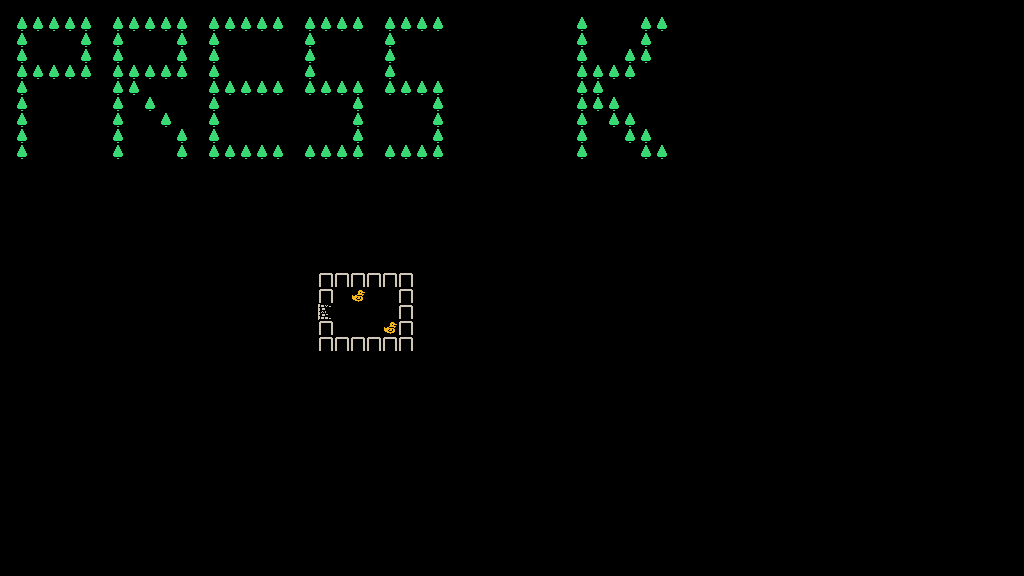

Below is a game level as drawn by its tile map, then a one-line description and the .tmx file that defines it, in full:
An orthogonal 64x36 tile map with 16x16 px tiles, 1 tile layer (Tile Layer 1).

<map version="1.5" tiledversion="1.7.2" orientation="orthogonal" renderorder="right-down" width="64" height="36" tilewidth="16" tileheight="16" infinite="0" nextlayerid="2" nextobjectid="1">
 <editorsettings>
  <export format="csv" />
 </editorsettings>
 <tileset firstgid="1" source="../art/Lonely Tribes Set.tsx" />
 <layer id="1" name="Tile Layer 1" width="64" height="36" offsetx="-2" offsety="0.333333">
  <data encoding="csv">
0,0,0,0,0,0,0,0,0,0,0,0,0,0,0,0,0,0,0,0,0,0,0,0,0,0,0,0,0,0,0,0,0,0,0,0,0,0,0,0,0,0,0,0,0,0,0,0,0,0,0,0,0,0,0,0,0,0,0,0,0,0,0,0,
0,49,49,49,49,49,0,49,49,49,49,49,0,49,49,49,49,49,0,49,49,49,49,0,49,49,49,49,0,0,0,0,0,0,0,0,49,0,0,0,49,49,0,0,0,0,0,0,0,0,0,0,0,0,0,0,0,0,0,0,0,0,0,0,
0,49,0,0,0,49,0,49,0,0,0,49,0,49,0,0,0,0,0,49,0,0,0,0,49,0,0,0,0,0,0,0,0,0,0,0,49,0,0,0,49,0,0,0,0,0,0,0,0,0,0,0,0,0,0,0,0,0,0,0,0,0,0,0,
0,49,0,0,0,49,0,49,0,0,0,49,0,49,0,0,0,0,0,49,0,0,0,0,49,0,0,0,0,0,0,0,0,0,0,0,49,0,0,49,49,0,0,0,0,0,0,0,0,0,0,0,0,0,0,0,0,0,0,0,0,0,0,0,
0,49,49,49,49,49,0,49,49,49,49,49,0,49,0,0,0,0,0,49,0,0,0,0,49,0,0,0,0,0,0,0,0,0,0,0,49,49,49,49,0,0,0,0,0,0,0,0,0,0,0,0,0,0,0,0,0,0,0,0,0,0,0,0,
0,49,0,0,0,0,0,49,49,0,0,0,0,49,49,49,49,49,0,49,49,49,49,0,49,49,49,49,0,0,0,0,0,0,0,0,49,49,0,0,0,0,0,0,0,0,0,0,0,0,0,0,0,0,0,0,0,0,0,0,0,0,0,0,
0,49,0,0,0,0,0,49,0,49,0,0,0,49,0,0,0,0,0,0,0,0,49,0,0,0,0,49,0,0,0,0,0,0,0,0,49,49,49,0,0,0,0,0,0,0,0,0,0,0,0,0,0,0,0,0,0,0,0,0,0,0,0,0,
0,49,0,0,0,0,0,49,0,0,49,0,0,49,0,0,0,0,0,0,0,0,49,0,0,0,0,49,0,0,0,0,0,0,0,0,49,0,49,49,0,0,0,0,0,0,0,0,0,0,0,0,0,0,0,0,0,0,0,0,0,0,0,0,
0,49,0,0,0,0,0,49,0,0,0,49,0,49,0,0,0,0,0,0,0,0,49,0,0,0,0,49,0,0,0,0,0,0,0,0,49,0,0,49,49,0,0,0,0,0,0,0,0,0,0,0,0,0,0,0,0,0,0,0,0,0,0,0,
0,49,0,0,0,0,0,49,0,0,0,49,0,49,49,49,49,49,0,49,49,49,49,0,49,49,49,49,0,0,0,0,0,0,0,0,49,0,0,0,49,49,0,0,0,0,0,0,0,0,0,0,0,0,0,0,0,0,0,0,0,0,0,0,
0,0,0,0,0,0,0,0,0,0,0,0,0,0,0,0,0,0,0,0,0,0,0,0,0,0,0,0,0,0,0,0,0,0,0,0,0,0,0,0,0,0,0,0,0,0,0,0,0,0,0,0,0,0,0,0,0,0,0,0,0,0,0,0,
0,0,0,0,0,0,0,0,0,0,0,0,0,0,0,0,0,0,0,0,0,0,0,0,0,0,0,0,0,0,0,0,0,0,0,0,0,0,0,0,0,0,0,0,0,0,0,0,0,0,0,0,0,0,0,0,0,0,0,0,0,0,0,0,
0,0,0,0,0,0,0,0,0,0,0,0,0,0,0,0,0,0,0,0,0,0,0,0,0,0,0,0,0,0,0,0,0,0,0,0,0,0,0,0,0,0,0,0,0,0,0,0,0,0,0,0,0,0,0,0,0,0,0,0,0,0,0,0,
0,0,0,0,0,0,0,0,0,0,0,0,0,0,0,0,0,0,0,0,0,0,0,0,0,0,0,0,0,0,0,0,0,0,0,0,0,0,0,0,0,0,0,0,0,0,0,0,0,0,0,0,0,0,0,0,0,0,0,0,0,0,0,0,
0,0,0,0,0,0,0,0,0,0,0,0,0,0,0,0,0,0,0,0,0,0,0,0,0,0,0,0,0,0,0,0,0,0,0,0,0,0,0,0,0,0,0,0,0,0,0,0,0,0,0,0,0,0,0,0,0,0,0,0,0,0,0,0,
0,0,0,0,0,0,0,0,0,0,0,0,0,0,0,0,0,0,0,0,0,0,0,0,0,0,0,0,0,0,0,0,0,0,0,0,0,0,0,0,0,0,0,0,0,0,0,0,0,0,0,0,0,0,0,0,0,0,0,0,0,0,0,0,
0,0,0,0,0,0,0,0,0,0,0,0,0,0,0,0,0,0,0,0,0,0,0,0,0,0,0,0,0,0,0,0,0,0,0,0,0,0,0,0,0,0,0,0,0,0,0,0,0,0,0,0,0,0,0,0,0,0,0,0,0,0,0,0,
0,0,0,0,0,0,0,0,0,0,0,0,0,0,0,0,0,0,0,0,489,489,489,489,489,489,0,0,0,0,0,0,0,0,0,0,0,0,0,0,0,0,0,0,0,0,0,0,0,0,0,0,0,0,0,0,0,0,0,0,0,0,0,0,
0,0,0,0,0,0,0,0,0,0,0,0,0,0,0,0,0,0,0,0,489,0,362,0,0,489,0,0,0,0,0,0,0,0,0,0,0,0,0,0,0,0,0,0,0,0,0,0,0,0,0,0,0,0,0,0,0,0,0,0,0,0,0,0,
0,0,0,0,0,0,0,0,0,0,0,0,0,0,0,0,0,0,0,0,67,0,0,0,0,489,0,0,0,0,0,0,0,0,0,0,0,0,0,0,0,0,0,0,0,0,0,0,0,0,0,0,0,0,0,0,0,0,0,0,0,0,0,0,
0,0,0,0,0,0,0,0,0,0,0,0,0,0,0,0,0,0,0,0,489,0,0,0,362,489,0,0,0,0,0,0,0,0,0,0,0,0,0,0,0,0,0,0,0,0,0,0,0,0,0,0,0,0,0,0,0,0,0,0,0,0,0,0,
0,0,0,0,0,0,0,0,0,0,0,0,0,0,0,0,0,0,0,0,489,489,489,489,489,489,0,0,0,0,0,0,0,0,0,0,0,0,0,0,0,0,0,0,0,0,0,0,0,0,0,0,0,0,0,0,0,0,0,0,0,0,0,0,
0,0,0,0,0,0,0,0,0,0,0,0,0,0,0,0,0,0,0,0,0,0,0,0,0,0,0,0,0,0,0,0,0,0,0,0,0,0,0,0,0,0,0,0,0,0,0,0,0,0,0,0,0,0,0,0,0,0,0,0,0,0,0,0,
0,0,0,0,0,0,0,0,0,0,0,0,0,0,0,0,0,0,0,0,0,0,0,0,0,0,0,0,0,0,0,0,0,0,0,0,0,0,0,0,0,0,0,0,0,0,0,0,0,0,0,0,0,0,0,0,0,0,0,0,0,0,0,0,
0,0,0,0,0,0,0,0,0,0,0,0,0,0,0,0,0,0,0,0,0,0,0,0,0,0,0,0,0,0,0,0,0,0,0,0,0,0,0,0,0,0,0,0,0,0,0,0,0,0,0,0,0,0,0,0,0,0,0,0,0,0,0,0,
0,0,0,0,0,0,0,0,0,0,0,0,0,0,0,0,0,0,0,0,0,0,0,0,0,0,0,0,0,0,0,0,0,0,0,0,0,0,0,0,0,0,0,0,0,0,0,0,0,0,0,0,0,0,0,0,0,0,0,0,0,0,0,0,
0,0,0,0,0,0,0,0,0,0,0,0,0,0,0,0,0,0,0,0,0,0,0,0,0,0,0,0,0,0,0,0,0,0,0,0,0,0,0,0,0,0,0,0,0,0,0,0,0,0,0,0,0,0,0,0,0,0,0,0,0,0,0,0,
0,0,0,0,0,0,0,0,0,0,0,0,0,0,0,0,0,0,0,0,0,0,0,0,0,0,0,0,0,0,0,0,0,0,0,0,0,0,0,0,0,0,0,0,0,0,0,0,0,0,0,0,0,0,0,0,0,0,0,0,0,0,0,0,
0,0,0,0,0,0,0,0,0,0,0,0,0,0,0,0,0,0,0,0,0,0,0,0,0,0,0,0,0,0,0,0,0,0,0,0,0,0,0,0,0,0,0,0,0,0,0,0,0,0,0,0,0,0,0,0,0,0,0,0,0,0,0,0,
0,0,0,0,0,0,0,0,0,0,0,0,0,0,0,0,0,0,0,0,0,0,0,0,0,0,0,0,0,0,0,0,0,0,0,0,0,0,0,0,0,0,0,0,0,0,0,0,0,0,0,0,0,0,0,0,0,0,0,0,0,0,0,0,
0,0,0,0,0,0,0,0,0,0,0,0,0,0,0,0,0,0,0,0,0,0,0,0,0,0,0,0,0,0,0,0,0,0,0,0,0,0,0,0,0,0,0,0,0,0,0,0,0,0,0,0,0,0,0,0,0,0,0,0,0,0,0,0,
0,0,0,0,0,0,0,0,0,0,0,0,0,0,0,0,0,0,0,0,0,0,0,0,0,0,0,0,0,0,0,0,0,0,0,0,0,0,0,0,0,0,0,0,0,0,0,0,0,0,0,0,0,0,0,0,0,0,0,0,0,0,0,0,
0,0,0,0,0,0,0,0,0,0,0,0,0,0,0,0,0,0,0,0,0,0,0,0,0,0,0,0,0,0,0,0,0,0,0,0,0,0,0,0,0,0,0,0,0,0,0,0,0,0,0,0,0,0,0,0,0,0,0,0,0,0,0,0,
0,0,0,0,0,0,0,0,0,0,0,0,0,0,0,0,0,0,0,0,0,0,0,0,0,0,0,0,0,0,0,0,0,0,0,0,0,0,0,0,0,0,0,0,0,0,0,0,0,0,0,0,0,0,0,0,0,0,0,0,0,0,0,0,
0,0,0,0,0,0,0,0,0,0,0,0,0,0,0,0,0,0,0,0,0,0,0,0,0,0,0,0,0,0,0,0,0,0,0,0,0,0,0,0,0,0,0,0,0,0,0,0,0,0,0,0,0,0,0,0,0,0,0,0,0,0,0,0,
0,0,0,0,0,0,0,0,0,0,0,0,0,0,0,0,0,0,0,0,0,0,0,0,0,0,0,0,0,0,0,0,0,0,0,0,0,0,0,0,0,0,0,0,0,0,0,0,0,0,0,0,0,0,0,0,0,0,0,0,0,0,0,0
</data>
 </layer>
</map>